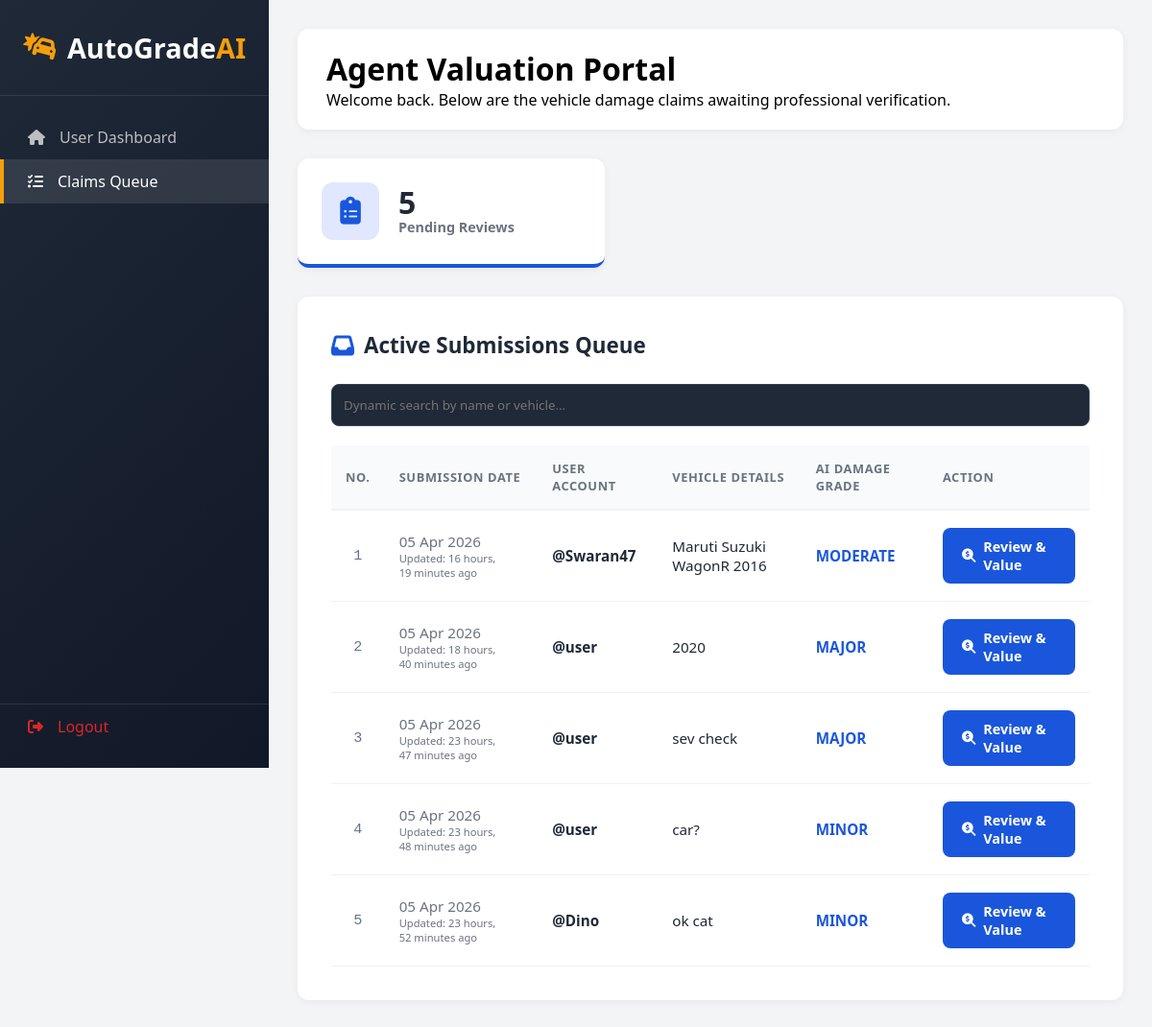
The page /agent-portal/ (signed in) on the database as committed earlier.
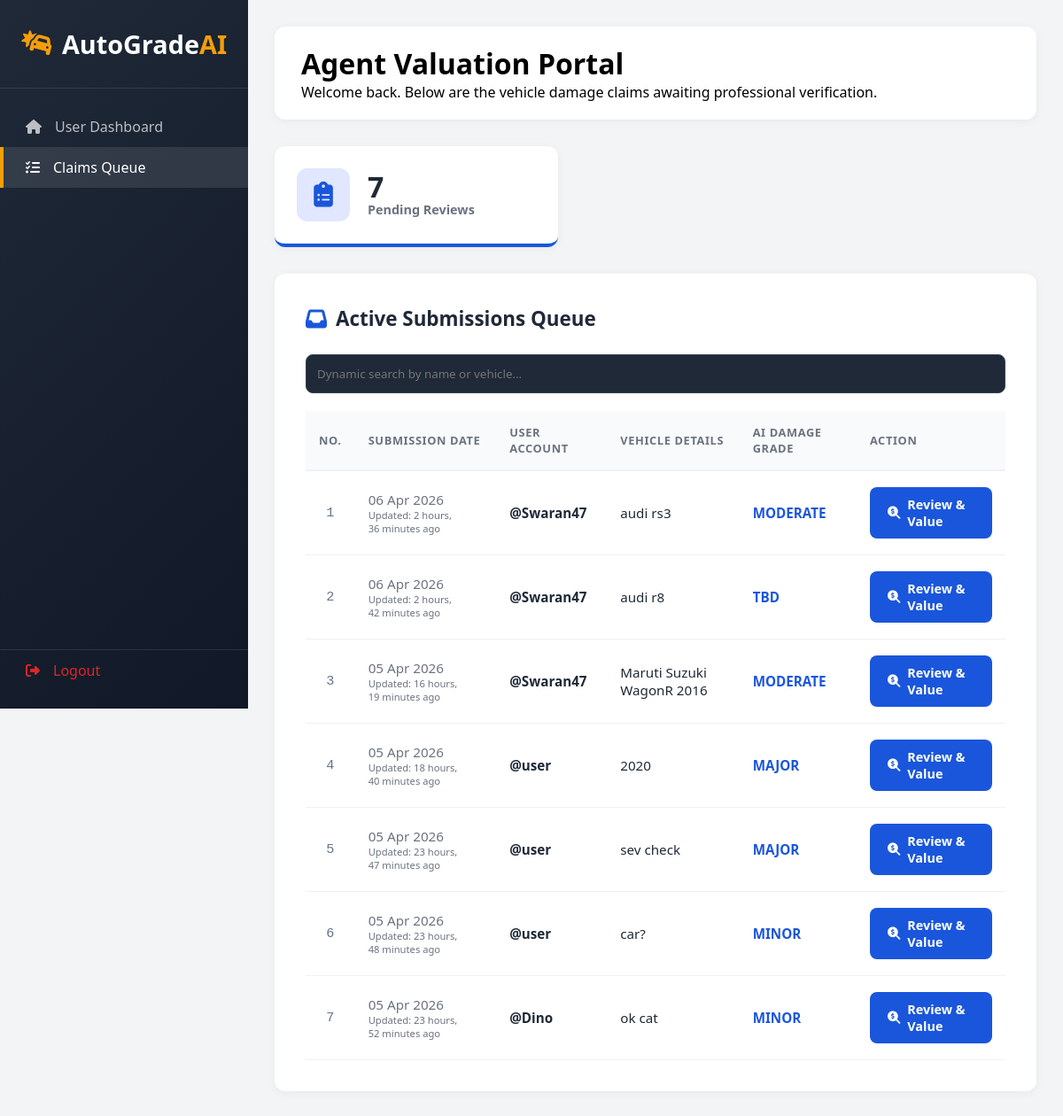
The same page on the database as committed later.
### my_admin/models.py (models this page shows)
class DamageAnalysis(models.Model):
    user = models.ForeignKey(User, on_delete=models.CASCADE, related_name='claims')
    agent = models.ForeignKey(User, on_delete=models.SET_NULL, null=True, blank=True, related_name='tasks')
    damage_level = models.CharField(max_length=20, default='TBD')
    total_damage_factor = models.FloatField(default=0.0)
    detected_parts = models.CharField(max_length=255, null=True, blank=True)
    car_details = models.CharField(max_length=100)
    status = models.CharField(max_length=20, default='Pending')  # Pending, Approved, Appealed, Escalated
    market_value = models.DecimalField(max_digits=12, decimal_places=2, default=0)
    estimated_claim = models.DecimalField(max_digits=12, decimal_places=2, default=0)
    minor_coeff = models.FloatField(default=0.025)
    moderate_coeff = models.FloatField(default=0.05)
    major_coeff = models.FloatField(default=0.1)
    agent_comment = models.TextField(null=True, blank=True)
    user_appeal_reason = models.TextField(null=True, blank=True)
    appeal_count = models.IntegerField(default=0)
    created_at = models.DateTimeField(auto_now_add=True)
    updated_at = models.DateTimeField(auto_now=True)

### my_admin/views.py (the view)
# urls.py: path('agent-portal/', views.agent_dashboard, name='agent_dashboard'),
@login_required
@user_passes_test(is_agent, login_url='admin_dashboard')
def agent_dashboard(request):
    assigned_claims = DamageAnalysis.objects.filter(status='Pending').order_by('-updated_at')
    return render(request, "AgentDashboard.html", {'claims': assigned_claims})

### my_admin/views.py (called while the page is built)
def is_agent(user):
    try:
        return user.userprofile.role == 'Agent' or user.is_superuser
    except UserProfile.DoesNotExist:
        return False

### my_admin/templates/AgentDashboard.html (shortened to what this page needs)
<!DOCTYPE html>
<html lang="en">
<head>
    <link rel="stylesheet" href="https://cdnjs.cloudflare.com/ajax/libs/font-awesome/6.4.0/css/all.min.css">
</head>
<body>
    <div class="sidebar">
        <div class="sidebar-header">
            <div class="logo"><i class="fas fa-car-crash"></i><span>AutoGrade<span>AI</span></span></div>
        </div>
        <div class="nav-menu">
            <a href="{% url 'admin_dashboard' %}" class="nav-item"><i class="fas fa-home"></i><span>User Dashboard</span></a>
            <a href="{% url 'agent_dashboard' %}" class="nav-item active"><i class="fas fa-tasks"></i><span>Claims Queue</span></a>
        </div>
        <div class="sidebar-footer">
            <a href="{% url 'my_logout' %}" class="nav-item" style="color: var(--danger);">
                <i class="fas fa-sign-out-alt"></i><span>Logout</span>
            </a>
        </div>
    </div>
    <div class="main-content">
        <div class="top-bar">
            <h1>Agent Valuation Portal</h1>
            <p>Welcome back. Below are the vehicle damage claims awaiting professional verification.</p>
        </div>
        <div class="stats-container">
            <div class="stat-card">
                <div class="stat-icon"><i class="fas fa-clipboard-list"></i></div>
                <div>
                    <div class="stat-value">{{ claims|length }}</div>
                    <div class="stat-label">Pending Reviews</div>
                </div>
            </div>
        </div>
        <div class="table-container">
            <div class="table-header">
                <i class="fas fa-inbox" style="color: var(--primary); font-size: 1.5rem;"></i>
                <h2>Active Submissions Queue</h2>
            </div>
            <input type="text" id="agentSearch" onkeyup="simpleSearch()"
               placeholder="Dynamic search by name or vehicle..."
               class="search-bar"
               style="width: 100%; padding: 12px; margin-bottom: 20px; border-radius: 8px; border: 1px solid #374151; background: #1f2937; color: white;">
            <table>
                <thead>
                    <tr>
                        <th>No.</th>
                        <th>Submission Date</th>
                        <th>User Account</th>
                        <th>Vehicle Details</th>
                        <th>AI Damage Grade</th>
                        <th>Action</th>
                    </tr>
                </thead>
                <tbody>
                    {% for claim in claims %}
                    <tr {% if claim.status == 'Appealed' %}style="border-left: 5px solid var(--secondary); background-color: #fffbeb;"{% endif %}>
                        <td style="padding: 10px; color: #64748b; font-family: monospace;text-align: center;">
                            {{ forloop.counter }}
                        </td>
                        <td style="color: var(--gray);">
                            {{ claim.created_at|date:"d M Y" }}
                            <small style="display:block; font-size: 0.7rem;">Updated: {{ claim.updated_at|timesince }} ago</small>
                        </td>
                        <td style="font-weight: 700;">@{{ claim.user.username }}</td>
                        <td>{{ claim.car_details }}</td>
                        <td>
                            <strong style="color: var(--primary);">
                                {{ claim.damage_level|upper|default:"TBD" }}
                            </strong>
                        </td>
                        <td>
                            <a href="{% url 'review_claim' claim.id %}" class="btn-review">
                                {% if claim.status == 'Appealed' %}
                                    <i class="fas fa-gavel"></i> Re-Evaluate
                                {% else %}
                                    <i class="fas fa-search-dollar"></i> Review & Value
                                {% endif %}
                            </a>
                        </td>
                    </tr>
                    {% endfor %}
                </tbody>
            </table>
        </div>
    </div>
</body>
</html>

### my_admin/templates/AgentDashboard.html (style rules this page uses)
* { margin: 0; padding: 0; box-sizing: border-box; font-family: 'Segoe UI', Tahoma, Geneva, Verdana, sans-serif; }
:root { --primary: #1a56db; --primary-dark: #1e429f; --secondary: #f59e0b; --dark: #1f2937; --light: #f9fafb; --gray: #6b7280; --success: #10b981; --danger: #dc2626; --transition: all 0.3s ease; }
body { background-color: #f3f4f6; display: flex; min-height: 100vh; }
.sidebar { width: 280px; background: linear-gradient(135deg, var(--dark) 0%, #111827 100%); color: white; position: fixed; height: 100vh; z-index: 100; display: flex; flex-direction: column; }
.sidebar-header { padding: 30px 20px; text-align: center; border-bottom: 1px solid rgba(255,255,255,0.1); }
.sidebar-header .logo { display: flex; align-items: center; justify-content: center; gap: 10px; font-size: 1.8rem; font-weight: 700; color: white; }
.sidebar-header .logo i { color: var(--secondary); }
.sidebar-header .logo span span { color: var(--secondary); }
.sidebar-footer { padding-bottom: 20px; border-top: 1px solid rgba(255,255,255,0.1); margin-top: auto; }
.nav-menu { padding: 20px 0; flex-grow: 1; }
.nav-item { padding: 12px 25px; display: flex; align-items: center; gap: 15px; color: rgba(255,255,255,0.7); text-decoration: none; transition: var(--transition); border-left: 4px solid transparent; }
.nav-item:hover, .nav-item.active { background: rgba(255,255,255,0.1); color: white; border-left-color: var(--secondary); }
.main-content { flex: 1; margin-left: 280px; padding: 30px; }
.top-bar { background: white; border-radius: 12px; padding: 20px 30px; margin-bottom: 30px; box-shadow: 0 2px 10px rgba(0,0,0,0.05); }
.stats-container { margin-bottom: 30px; }
.stat-card { background: white; padding: 25px; border-radius: 12px; box-shadow: 0 2px 10px rgba(0,0,0,0.05); display: inline-flex; align-items: center; gap: 20px; min-width: 320px; border-bottom: 4px solid var(--primary); }
.stat-icon { width: 60px; height: 60px; border-radius: 12px; display: flex; align-items: center; justify-content: center; font-size: 1.8rem; background: #e0e7ff; color: var(--primary); }
.stat-value { font-size: 2rem; font-weight: 800; color: var(--dark); line-height: 1; }
.stat-label { color: var(--gray); font-weight: 600; font-size: 0.9rem; }
.table-container { background: white; border-radius: 12px; padding: 35px; box-shadow: 0 2px 10px rgba(0,0,0,0.05); }
.table-header { display: flex; align-items: center; gap: 10px; margin-bottom: 25px; color: var(--dark); }
.table-header h2 { font-size: 1.4rem; }
table { width: 100%; border-collapse: collapse; }
th { text-align: left; padding: 15px; background: #f8fafc; color: var(--gray); font-size: 0.8rem; text-transform: uppercase; letter-spacing: 0.05em; border-bottom: 2px solid #edf2f7; }
td { padding: 18px 15px; border-bottom: 1px solid #edf2f7; color: var(--dark); font-size: 0.95rem; }
.btn-review { background: var(--primary); color: white; border: none; padding: 10px 20px; border-radius: 8px; cursor: pointer; font-weight: 600; transition: var(--transition); display: inline-flex; align-items: center; gap: 8px; text-decoration: none; font-size: 0.9rem; }

Rows that differ between the two databases and show on the page:
added DamageAnalysis: created_at "06 Apr 2026", updated_at "2 hours, 36 minutes", user.username "Swaran47", car_details "audi rs3", damage_level "MODERATE", status "Pending" (drawn)
added DamageAnalysis: created_at "06 Apr 2026", updated_at "2 hours, 42 minutes", user.username "Swaran47", car_details "audi r8", damage_level "TBD", status "Pending" (drawn)
Other text that changed with them:
{{ claims|length }}: "5" → "7"
